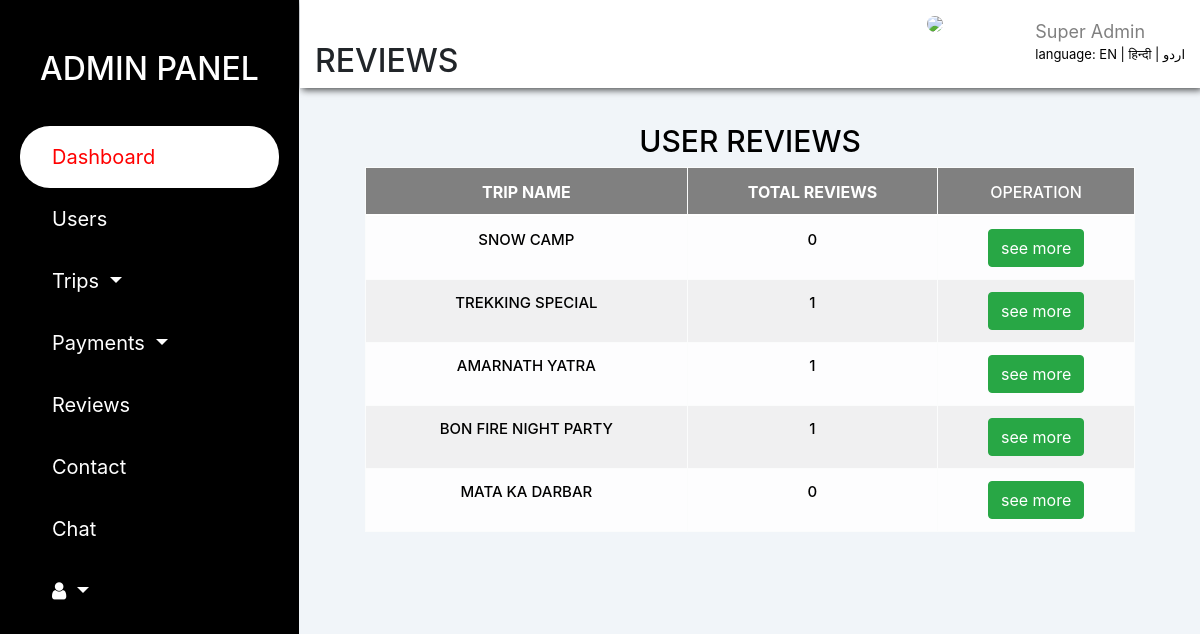
The app's page /weekend/explore/review_tbl.php with its own data.
### tables this page shows
CREATE TABLE `weekend_plans` (
  `plan_id` smallint(8) UNSIGNED NOT NULL,
  `trip_name` varchar(30) NOT NULL,
  `pickup_point` varchar(80) NOT NULL,
  `arrival_time` char(10) NOT NULL,
  `start_date` date DEFAULT NULL,
  `end_date` date DEFAULT NULL,
  `destination` varchar(50) DEFAULT NULL,
  `fee_charges` smallint(7) UNSIGNED DEFAULT NULL,
  `members` char(2) NOT NULL,
  `cmn_interest` varchar(20) NOT NULL,
  `stay_address` varchar(60) DEFAULT NULL,
  `post_date` timestamp NOT NULL DEFAULT current_timestamp(),
  `booking_member` char(2) NOT NULL,
  `map` varchar(255) NOT NULL,
  `note` varchar(255) NOT NULL
);

### weekend/explore/new.php (called while the page is built, shortened)
<?php
 if (isset($_GET['lang'])) {
     $set_lang=$_GET['lang'];
  }else{
    $set_lang='en';
  }
  $lang=array();
if ($set_lang=='en') {
   $lang['lang']='Language';
  $lang['admin']='ADMIN PANEL';
  $lang['dash']='DASHBOARD';
  $lang['user']='USERS';
  $lang['trip']='Trips';
  $lang['pays']='Payments';
  $lang['s_dash']='Dashboard';
  $lang['rev']='Reviews';
  $lang['cont']='Contact';
  $lang['cht']='Chat';
  $lang['s_dash']='Dashboard';
  $lang['tang']='Users';
  $lang['trips']='Trips';
  $lang['confirm']='Confirmed trips';
  $lang['name']='MONIKA DOGRA';
  $lang['super']='Super Admin';
  $lang['traf']='Traffic';
  $lang['recent']='NEW TRIPS';
  $lang['t_title']='Trips Title';
  $lang['dat']='Date';
  $lang['status']='Status';
  $lang['see']='See All';
  $lang['new']='NEW USERS';
  $lang['mem']='Members';
  $lang['nam']='Name';
  $lang['acc_v']='Date';
  $lang['det']='Details';
  $lang['int']='Interest';
  $lang ['users_d']='USERS DETAILS';
  $lang ['email']='Email';
  $lang ['gen']='Gender';
  $lang ['phone']='Phone no.';
  $lang ['alt']='Alt P_no.';
  $lang ['add']='Address';
  $lang ['zip']='Zipcode';
  $lang ['verf']='Verification';
  $lang ['del']='delete';
  $lang['trans']='TRANSACTIONS';
   $lang ['trans_d']='TRANSACTION DETAILS';
   $lang['trip_n']='Trip name';
   $lang['fee']='Fee';
   $lang['p_memb']='Paid member';
   $lang['opera']='Operation';
   $lang['see_m']='see more';
   $lang['trip_d']='TRIPS DETAILS';
   $lang ['sch']='SCHEDULE';
   $lang ['vid']='VIDEO';
   $lang ['detl']='DETAILS';
   $lang ['vaish']='VAISHNO DEVI';
   $lang ['pick']='Pickup Address';
   $lang ['arr_t']='Arrival Time';
   $lang ['fr']='From';
   $lang ['to']='To';
   $lang ['dest']='Destination';
   $lang ['fe_per']='Fee/Person';
   $lang ['stay']='Stay';
   $lang ['pos']='Post on';
   $lang ['note']='Note';
   $lang ['up']='UPDATE';
}

### weekend/explore/php/code.php (called while the page is built, shortened)
<?php
abstract class clsConnection
{
    public function __construct()
    {
        $dbHost="localhost";
        $dbName="explore";
        $dbUser="root";
        $dbPassword="";
        try
        {
            $this->dbConn= new PDO("mysql:host=$dbHost;dbname=$dbName",$dbUser,$dbPassword);
        }
        catch(PDOException $e)
        {
            Echo "Connection failed" . $e->getMessage();
        }
    }
}
class clsWeekendPlans extends clsConnection implements I_WeekendPlans
{
     public function ShowWeekendPlans(){
        try{
             $sql="SELECT * FROM weekend_plans order by post_date desc";
             $stmt=$this->dbConn->prepare($sql);
             $stmt->execute();
             $result=$stmt->fetchAll();
           return $result;
        }
        catch (PDOException $e){
            echo "Show Weekend plans Error:".$e->getMessage();
        }
    }
}
class clsReview extends clsConnection implements I_Review
{
    public function CountReview($plan_id){
        try{
             $sql="SELECT Count(comment) from review where plan_id=:plan_id";
             $stmt=$this->dbConn->prepare($sql);
             $stmt->bindParam(':plan_id',$plan_id);
             $stmt->execute();
             $result=$stmt->fetchAll();
           return $result;
        }
        catch (PDOException $e){
            echo "Address Insert Error:".$e->getMessage();
        }
    }
}
?>

### weekend/explore/review_tbl.php (the view, shortened to what this page needs)
<?php session_start();
     require_once('php/code.php');
     $profile_pic="";
 ?>
<!DOCTYPE html>
<html>
<head>
  <?php include'links/links.php'; ?>
    <link rel="stylesheet" href="css/table-style.css">
</head>
<body>
     <div class="container-fluid">
      <div class="row">
           <?php include'title_bar.php'; ?>
           <div class="col-md-9 col-sm-12">
               <div class="row dash_content">
                  <div class="col-12 header">
                    <div>
                   <h3> <i class="fa fa-bars" id="fa-bars" onclick="show();"></i></h3><h2><?php echo $lang['rev_w'];?></h2></div>
                    <div class="profile">
                      <div class="img">
                        <img src="../login/photo/<?php echo $profile_pic; ?>">
                      </div>
                      <h4><?php echo $a_name;?></h4>
                      <span><?php echo $lang['super'];?></span>
                          <div class="multi_lang" >
                           <?php echo $lang['lang']; ?>: <a href="review_tbl.php?lang=en">EN | </a><a href="review_tbl.php?lang=hi">हिन्दी</a><a href="review_tbl.php?lang=ur"> | اردو</a>
                        </div>
                    </div>
                  </div>
          <div class="col-lg-12">
                        <div class="main-div ">
                           <h1><?php echo $lang['user_rev'];?></h1>
                            <div class="table-responsive">
                              <table class="table table-light table-hover table-striped" >
                                  <tr class="sticky">
                                      <th><b><?php echo $lang['trip_nm'];?></b></th>
                                      <th><b><?php echo $lang['total_rv'];?></b></th>
                                      <th><?php echo $lang['oper'];?></th>
                                  </tr>
                                  <?php
                                      $obj=new clsReview();
                                      $funobj=new clsWeekendPlans();
                                      $sol=$funobj->ShowWeekendPlans();
                                     if ($sol) {
                                          foreach ($sol as $arr){
                                            $plan_id=$arr['plan_id'];
                                        $sec=$obj->CountReview($plan_id);
                                        foreach ($sec as $row) {
                                   ?>
                                 <tr>
                                      <td><?php echo $arr['trip_name'];?></td>
                                      <td><?php
                                           if ($row['Count(comment)']) {
                                             echo $row['Count(comment)'];
                                           }else{
                                            echo "0";
                                          }
                                          ?>
                                       </td>
                                      <td><button  class="btn btn-success" value="<?php echo $arr['plan_id']; ?>" onclick="getplanid(this);"><?php echo $lang['see_m'];?></button></td>
                                 </tr>
                               <?php
                             }
                             }
                             }else{
                              echo "No reviews";
                             }
                               ?>
                         </table>
                    </div>
                </div>
               </div>
               </div>
           </div>
        </div>
     </div>
</body>
</html>

### weekend/explore/css/table-style.css (style rules this page uses)
body { background: #f1f5f9; }
.header { background:#fff; display: flex; justify-content: space-between; box-shadow: 2px 2px 7px rgba(0,0,0,0.7); }
.dash_content { padding-bottom: 0px; }
.profile .img { position: absolute; right: 13rem; top: 10px; width: 65px; }
.profile img { width: 100%; border-radius: 35px; }
.profile h4 { padding-top: 10px; text-transform: uppercase; }
.profile span { color: grey; font-size: 18px; }
.multi_lang { color: black; font-size: 13px; padding-bottom: 5px; }
.multi_lang a { color: black; }
.main-div { padding: 35px 50px; width: 100%; display: flex; flex-direction: column; justify-content: center; align-items: center; }
.main-div h1 { font-size: 30px; color:#000; text-align: center; text-transform: capitalize; }
table { background-color: #fff; margin: auto; }
th,td { text-transform: uppercase; border: 1px solid black; padding: 8px 30px; text-align: center; color: black; }
th { font-weight: 500; text-align: center; }
td { font-size: 15px; font-weight: 500; color:black; }
tr.sticky th { position: sticky; top: -3px; background: grey; color: white; }
tr.sticky th::after { content: " "; width: 100%; height: 2px; position: absolute; bottom: 0; left: 0; background: white; }

### records on screen
weekend_plans: trip_name "SNOW CAMP", $arr['plan_id'] 5 (drawn)
weekend_plans: trip_name "TREKKING SPECIAL", Count "1", $arr['plan_id'] 4 (drawn)
weekend_plans: trip_name "AMARNATH YATRA", Count "1", $arr['plan_id'] 3 (drawn)
weekend_plans: trip_name "BON FIRE NIGHT PARTY", Count "1", $arr['plan_id'] 2 (drawn)
weekend_plans: trip_name "MATA KA DARBAR", $arr['plan_id'] 1 (drawn)

### other values on screen
$lang['admin'] "ADMIN PANEL"
$lang['s_dash'] "Dashboard"
$lang['tang'] "Users"
$lang['trip'] "Trips"
$lang['pays'] "Payments"
$lang['rev'] "Reviews"
$lang['cont'] "Contact"
$lang['cht'] "Chat"
$lang['rev_w'] "REVIEWS"
$lang['super'] "Super Admin"
$lang['lang'] "language"
$lang['user_rev'] "USER REVIEWS"
$lang['trip_nm'] "TRIP NAME"
$lang['total_rv'] "TOTAL REVIEWS"
$lang['oper'] "OPERATION"
